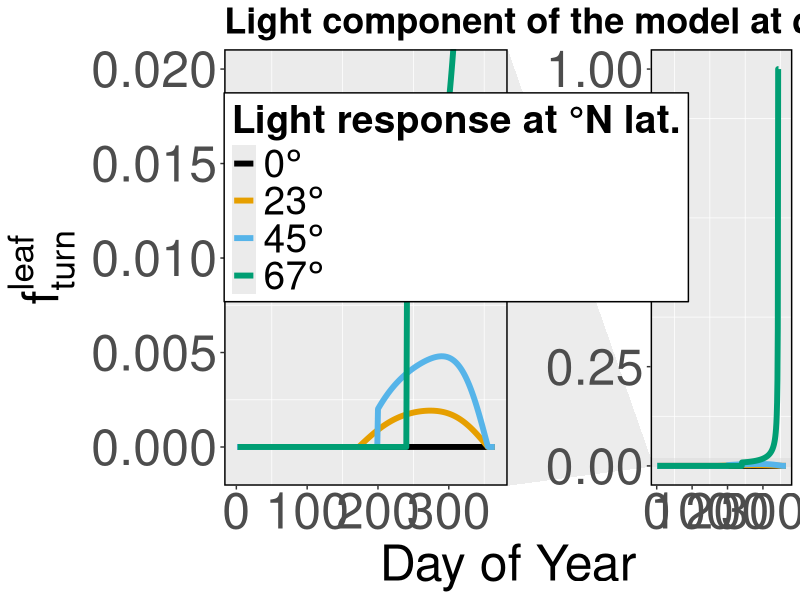
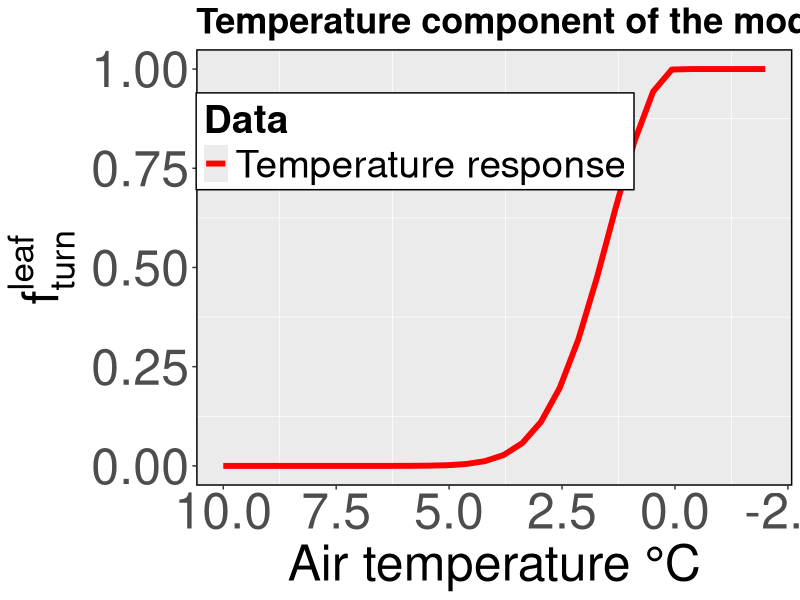
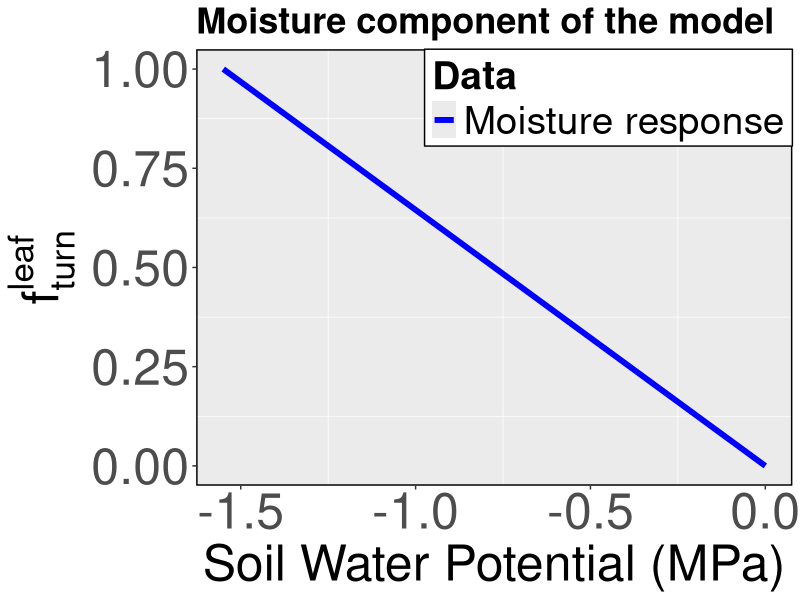

Source code (R) for these figures, in order: (Note: this script raises an error after producing the figures.)

# create color blind friendly palette
cbbPalette <- c("#000000", "#E69F00", "#56B4E9", "#009E73", "#F0E442", "#0072B2", "#D55E00", "#CC79A7")

library(ggforce)
library(ggtext)
library(tidyverse)


############################################################################################
######################################## light part ########################################
############################################################################################


lightpart <- function(rate_of_change, current_daylength) {
  ifelse(current_daylength > 15, 0, pmax(pmin(rate_of_change / current_daylength, 1), 0))
}

calculate_day_length <- function(latitude, day_of_year) {
  # Convert latitude to radians
  latitude_rad <- latitude * pi / 180
  
  # Calculate declination angle for the given day of the year
  declination <- 23.45 * sin(2 * pi / 365 * (day_of_year - 81))
  
  # Calculate acos_arg
  acos_arg <- -tan(latitude_rad) * tan(declination * atan(1.0) * 4.0 / 180.0)
  
  # Initialize vector to store day length
  current_daylength <- numeric(length(acos_arg))
  
  # Check if argument is within the valid range for ACOS function
  current_daylength[acos_arg > 1.0] <- 0.0
  current_daylength[acos_arg < -1.0] <- 24.0
  
  # Calculate day length using the formula for the remaining values
  valid_indices <- acos_arg >= -1.0 & acos_arg <= 1.0
  current_daylength[valid_indices] <- (24.0 / atan(1.0) / 4.0) * (acos(acos_arg[valid_indices]) +
                                                                    (atan(1.0) * 0.0) / 180.0 * sin(latitude_rad) * sin(declination[valid_indices] * atan(1.0) * 4.0 / 180.0))
  
  return(current_daylength)
}

adjust_day_length <- function(daylength) {
  # Replace NA values in daylength vector with zeros
  daylength[is.na(daylength)] <- 0
  
  # Initialize a vector to store adjusted day lengths
  adjusted_day_lengths <- numeric(length(daylength))
  
  # Loop through the vector
  for (i in 2:length(daylength)) {
    # Subtract the current day length from the previous day length timestep value
    adjusted_day_lengths[i] <- (max(daylength[i-1] - daylength[i], 0))
  }
  
  return(adjusted_day_lengths)
}

equator      <- 0
low_latitude <- 23
mid_latitude  <- 45
high_latitude <- 67

latveclight  <- c(equator, low_latitude, mid_latitude, high_latitude)

day_of_year  <- 1:365

# calculate_day_length(latitude = , day_of_year = )
# adjust_day_length(daylength = )

dflight <- data.frame(
  doy =  rep(NA, 365),
  eq =   rep(NA, 365),
  low =  rep(NA, 365),
  mid =  rep(NA, 365),
  high = rep(NA, 365)
)

dflight[1] <- day_of_year
dflight[2] <- calculate_day_length(latitude = equator, day_of_year = day_of_year)
dflight[3] <- calculate_day_length(latitude = low_latitude, day_of_year = day_of_year)
dflight[4] <- calculate_day_length(latitude = mid_latitude, day_of_year = day_of_year)
dflight[5] <- calculate_day_length(latitude = high_latitude, day_of_year = day_of_year)


# List to store rate of change values
lightplot_roc <- list()

# Column names corresponding to latitudes in dflight
column_names <- c("eq", "low", "mid", "high")  

# Calculate adjusted day lengths for each latitude
for (i in seq_along(column_names)) {
  lightplot_roc[[i]] <- adjust_day_length(dflight[[column_names[i]]])
}

lightplot_roc_df <- as.data.frame(do.call(cbind, lightplot_roc))
colnames(lightplot_roc_df) <- c("eq_roc", "low_roc", "mid_roc", "high_roc")  # Rename columns

# Merge with dflight
dflight_merged <- cbind(dflight, lightplot_roc_df)

# Apply lightpart() to each corresponding pair of columns
dflight_roc <- dflight_merged %>%
  mutate(across(
    .cols = all_of(paste0(column_names, "_roc")),  # Select *_roc columns
    .fns = ~ lightpart(.x, dflight_merged[[sub("_roc$", "", cur_column())]]),  # Apply lightpart
    .names = "{.col}_lightpart"  # Rename new columns as *_roc_adjusted
  ))


############################################################################################
######################################### temp part ########################################
############################################################################################

tempparteq <- function(T_Air) {
  ifelse(T_Air < 0, 1, exp(- (0.5 * T_Air) ^ 2))
}


dftemp <- data.frame(
  T_Air = c(seq(from = 10 , to = -2, length.out = 30))
)

dftemp$temp_response <- tempparteq(T_Air = dftemp$T_Air)

############################################################################################
##################################### moisture part ########################################
############################################################################################

# moistpart(:) = 1.0_wp - MIN(1.0_wp, w_soil_root_pot(:) / lctlib_phi_leaf_min) 

moistparteq <- function(w_soil_root_pot){
  w_soil_root_pot / -1.55
}

dfmoist <- data.frame(
  w_soil_root_pot = c(seq(from = 0 , to = -1.55, length.out = 30))
)

dfmoist$moist_response <- moistparteq(w_soil_root_pot = dfmoist$w_soil_root_pot)


############################################################################################
################################## draw the Figure 1 #######################################
############################################################################################



lightplotsplit <- ggplot(data = dflight_roc)+
  geom_line( aes(x= doy, y = (eq_roc_lightpart), color = "eq"), lwd = 2) +
  geom_line( aes(x= doy, y = (low_roc_lightpart), color = "low"), lwd = 2) +
  geom_line( aes(x= doy, y = (mid_roc_lightpart), color = "mid"), lwd = 2) +
  geom_line( aes(x= doy, y = (high_roc_lightpart), color = "high"), lwd = 2) +
  scale_color_manual(
    values = c("eq" = cbbPalette[1], "low" = cbbPalette[2], "mid" = cbbPalette[3], "high" = cbbPalette[4]),  # Define color for the label
    labels = c("eq" = expression(0 * degree), "low" = expression(23 * degree), "mid" = expression(45 * degree), "high" = expression(67 * degree)),
    breaks = c("eq", "low", "mid", "high")
  ) +
  guides(
    color = guide_legend(order = 1)  # Make sure legend items appear in the specified order
  ) +
  labs(
    title = "Light component of the model at different latitudes throughout the year",
    x = "Day of Year",
    color = "Light response at °N lat.") +
  ylab(expression(f[turn]^{leaf}))+
  theme(
    panel.grid.major.y = element_blank(),
    panel.grid.major.x = element_blank(),
    panel.border = element_rect(linetype = "solid", linewidth = 1, fill = NA),
    plot.title = element_markdown(size = 26, face = 'bold'),
    axis.title.x = element_markdown(size = 36, face = 'plain'),
    axis.title.y = element_text(size = 36),
    axis.text.x = element_text(size = 36, face = 'plain'),   # x-axis tick labels
    axis.text.y = element_text(size = 36, face = 'plain'),   # y-axis tick labels
    legend.text = element_text(size = 28, face = 'plain'),
    legend.title = element_text(size = 28, face = 'bold'),
    legend.position = "inside",
    legend.position.inside = c(0, .9),   # (x,y) in npc coordinates
    legend.justification = c("left", "top"),  # how the box anchors
    legend.background = element_rect(fill = "white", color = "black")  # optional
  )  +
  facet_zoom(ylim = c(-0.001, 0.02)); print(lightplotsplit)


tempplotsplit <- ggplot(data = dftemp)+
  geom_line( aes(x= T_Air, y = temp_response, color = "Temperature response"), lwd = 2) +
  labs(
    title = "Temperature component of the model",
    x = paste0( "Air temperature", "\t \u00B0", "C"),
    y = "") +
  scale_x_reverse() +
  ylab(expression(f[turn]^{leaf}))+
  theme(
    panel.grid.major.y = element_blank(),
    panel.grid.major.x = element_blank(),
    panel.border = element_rect(linetype = "solid", linewidth = 1, fill = NA),
    plot.title = element_markdown(size = 26, face = 'bold'),
    axis.title.x = element_markdown(size = 36, face = 'plain'),
    axis.title.y = element_text(size = 36),
    axis.text.x = element_text(size = 36, face = 'plain'),   # x-axis tick labels
    axis.text.y = element_text(size = 36, face = 'plain'),   # y-axis tick labels
    legend.text = element_text(size = 28, face = 'plain'),
    legend.title = element_text(size = 28, face = 'bold'),
    legend.position = "inside",
    legend.position.inside = c(0, .9),   # (x,y) in npc coordinates
    legend.justification = c("left", "top"),  # how the box anchors
    legend.background = element_rect(fill = "white", color = "black")  # optional
  ) +
  scale_color_manual(
    name = "Data",
    breaks = c("Temperature response"),
    values = c("Temperature response" = 'red')
  ) ; print(tempplotsplit)


moistplotsplit <- ggplot(data = dfmoist)+
  geom_line( aes(x= w_soil_root_pot, y = moist_response, color = "Moisture response"), lwd = 2) +
  labs(
    title = "Moisture component of the model",
    x = "Soil Water Potential (MPa)",
    y = "") +
  ylab(expression(f[turn]^{leaf}))+
  theme(
    panel.grid.major.y = element_blank(),
    panel.grid.major.x = element_blank(),
    panel.border = element_rect(linetype = "solid", linewidth = 1, fill = NA),
    plot.title = element_markdown(size = 26, face = 'bold'),
    axis.title.x = element_text(size = 36, face = 'plain'),
    axis.title.y = element_text(size = 36),
    axis.text.x = element_text(size = 36, face = 'plain'),   # x-axis tick labels
    axis.text.y = element_text(size = 36, face = 'plain'),   # y-axis tick labels
    legend.text = element_text(size = 28, face = 'plain'),
    legend.title = element_text(size = 28, face = 'bold'),
    legend.position = "inside",
    legend.position.inside = c(1, 1),   # (x,y) in npc coordinates
    legend.justification = c("right", "top"),  # how the box anchors
    legend.background = element_rect(fill = "white", color = "black")  # optional
  ) +
  scale_color_manual(
    name = "Data",
    breaks = c("Moisture response"),
    values = c("Moisture response" = 'blue')
  ) ; print(moistplotsplit)


allresponse_functions <- ggarrange (
  ggarrange(tempplotsplit, 
            moistplotsplit, 
            ncol = 2, 
            labels = c("a)", "b)"), 
            label.x = 0.195,
            label.y = 0.95,
            font.label = list(size = 36)),
  
  lightplotsplit, 
  nrow = 2, 
  labels = c("", "c)"),
  label.y = c(1, .95),  # "1" puts it at the top of each subpanel
  label.x = c(0.03, 0.11),
  font.label = list(size = 36)
) ; print(allresponse_functions)


ggsave(filename = "/path/to/figure.png", 
       plot = allresponse_functions, 
       scale = 6,
       width = 1000,
       height = 1000,
       units = "px")







